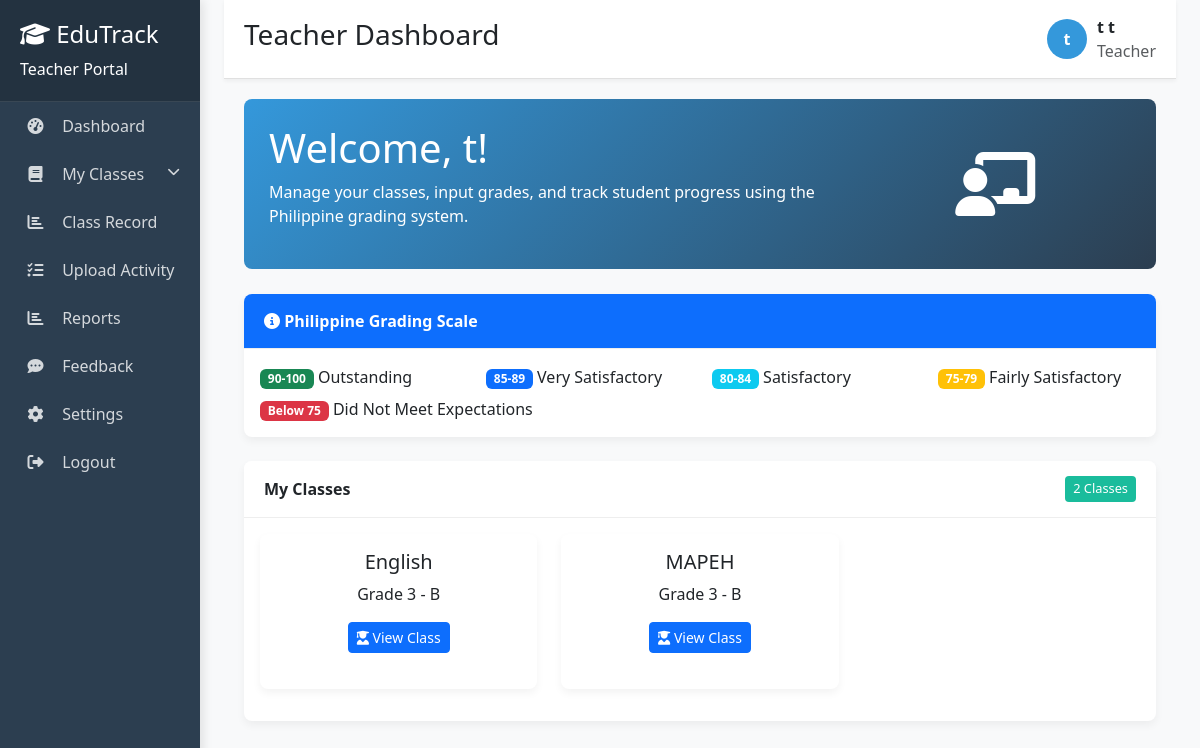
The page /WEBGRADINGSYSTEMPORTAL-Latest/teacher_dashboard.php (signed in) on the database its author committed.
### tables this page shows
CREATE TABLE `tbl_teacher_assignments` (
  `assignment_id` int(10) UNSIGNED NOT NULL,
  `teacher_account_id` int(10) UNSIGNED NOT NULL,
  `subject_id` int(10) UNSIGNED NOT NULL,
  `section_id` int(10) UNSIGNED NOT NULL,
  `created_at` datetime NOT NULL DEFAULT current_timestamp()
);

CREATE TABLE `tbl_subjects` (
  `subject_id` int(10) UNSIGNED NOT NULL,
  `subject_name` varchar(120) NOT NULL,
  `year_level_id` int(10) UNSIGNED DEFAULT NULL,
  `semester` enum('1','2','Full Year') DEFAULT 'Full Year',
  `semester_id` int(11) DEFAULT NULL,
  `strand_id` int(10) UNSIGNED DEFAULT NULL
);

CREATE TABLE `tbl_yearlevels` (
  `year_level_id` int(10) UNSIGNED NOT NULL,
  `level_name` varchar(30) NOT NULL,
  `education_stage` enum('Elementary','Junior High','Senior High') NOT NULL
);

CREATE TABLE `tbl_sections` (
  `section_id` int(10) UNSIGNED NOT NULL,
  `year_level_id` int(10) UNSIGNED NOT NULL,
  `strand_id` int(10) UNSIGNED DEFAULT NULL,
  `section_name` varchar(60) NOT NULL
);

### WEBGRADINGSYSTEMPORTAL-Latest/teacher_dashboard.php (the view, shortened to what this page needs)
<?php
require 'db_connect.php';
$teacher_id = $_SESSION['account_id'];
$teacher_name = $_SESSION['fullname'] ?? 'Teacher';
$assigned_classes = [];
$stmt = $conn->prepare("
    SELECT
        a.assignment_id,
        s.subject_id,
        s.subject_name,
        sec.section_id,
        sec.section_name,
        yl.level_name,
        yl.year_level_id
    FROM tbl_teacher_assignments a
    JOIN tbl_subjects s ON a.subject_id = s.subject_id
    JOIN tbl_sections sec ON a.section_id = sec.section_id
    JOIN tbl_yearlevels yl ON sec.year_level_id = yl.year_level_id
    WHERE a.teacher_account_id = ?
");
$stmt->bind_param("i", $teacher_id);
$stmt->execute();
$res = $stmt->get_result();
if ($res) {
    while ($row = $res->fetch_assoc()) $assigned_classes[] = $row;
}
?>
<!DOCTYPE html>
<html lang="en">
<head>
    <link rel="stylesheet" href="https://cdn.jsdelivr.net/npm/bootstrap@5.3.0/dist/css/bootstrap.min.css"/>
    <link rel="stylesheet" href="https://cdnjs.cloudflare.com/ajax/libs/font-awesome/6.4.0/css/all.min.css"/>
</head>
<body>
<div class="container-fluid">
    <div class="row">
        <div class="col-md-3 col-lg-2 sidebar">
            <div class="sidebar-header">
                <h4><i class="fas fa-graduation-cap"></i> EduTrack</h4>
                <p class="mb-0">Teacher Portal</p>
            </div>
            <ul class="sidebar-menu">
                <li><a href="teacher_dashboard.php" class="<?= !isset($_GET['view_class']) ?  : '' ?>"><i class="fas fa-tachometer-alt"></i> Dashboard</a></li>
                <li class="has-submenu <?= isset($_GET['view_class']) ?  : '' ?>">
                    <a href="#"><i class="fas fa-book"></i> My Classes</a>
                </li>
                <li><a href="teacher_spreadsheet.php"><i class="fas fa-chart-bar"></i> Class Record</a></li>
                <li><a href="teacher_activity.php" class=><i class="fas fa-tasks"></i> Upload Activity</a></li>
                <li><a href="reports.php"><i class="fas fa-chart-bar"></i> Reports</a></li>
                <li><a href="feedbacks.php" class><i class="fas fa-comment-dots"></i> Feedback</a></li>
                <li><a href="change_pass.php"><i class="fas fa-cog"></i> Settings</a></li>
                <li><a href="index.php"><i class="fas fa-sign-out-alt"></i> Logout</a></li>
            </ul>
        </div>
        <div class="col-md-9 col-lg-10 ml-sm-auto px-4">
            <div class="header">
                <h3>Teacher Dashboard</h3>
                <div class="d-flex align-items-center">
                    <div class="avatar"><?= htmlspecialchars(substr($teacher_name,0,1)) ?></div>
                    <div>
                        <div class="fw-bold"><?= htmlspecialchars($teacher_name) ?></div>
                        <div class="text-muted">Teacher</div>
                    </div>
                </div>
            </div>
            <div class="main-content">
                <div class="welcome-section">
                    <div class="row align-items-center">
                        <div class="col-md-8">
                            <h1>Welcome, <?= htmlspecialchars(explode(" ", $teacher_name)[0]) ?>!</h1>
                            <p>Manage your classes, input grades, and track student progress using the Philippine grading system.</p>
                        </div>
                        <div class="col-md-4 text-center">
                            <i class="fas fa-chalkboard-teacher fa-4x"></i>
                        </div>
                    </div>
                </div>
                <div class="card mb-4">
                    <div class="card-header bg-primary text-white">
                        <i class="fas fa-info-circle"></i> Philippine Grading Scale
                    </div>
                    <div class="card-body">
                        <div class="row">
                            <div class="col-md-3">
                                <span class="badge bg-success">90-100</span> Outstanding
                            </div>
                            <div class="col-md-3">
                                <span class="badge bg-primary">85-89</span> Very Satisfactory
                            </div>
                            <div class="col-md-3">
                                <span class="badge bg-info">80-84</span> Satisfactory
                            </div>
                            <div class="col-md-3">
                                <span class="badge bg-warning">75-79</span> Fairly Satisfactory
                            </div>
                        </div>
                        <div class="row mt-2">
                            <div class="col-md-12">
                                <span class="badge bg-danger">Below 75</span> Did Not Meet Expectations
                            </div>
                        </div>
                    </div>
                </div>
                <?php if (!isset($_GET['view_class'])): ?>
                    <div class="card">
                        <div class="card-header d-flex justify-content-between align-items-center">
                            <span>My Classes</span>
                            <span class="subject-badge"><?= count($assigned_classes) ?> Classes</span>
                        </div>
                        <div class="card-body">
                            <?php if (empty($assigned_classes)): ?>
                                <div class="alert alert-info">You haven't been assigned to any classes yet.</div>
                            <?php else: ?>
                                <div class="row">
                                    <?php foreach ($assigned_classes as $class): ?>
                                        <div class="col-md-4 mb-3">
                                            <div class="card h-100">
                                                <div class="card-body text-center">
                                                    <h5 class="card-title"><?= htmlspecialchars($class['subject_name']) ?></h5>
                                                    <p class="card-text">
                                                        <?= htmlspecialchars($class['level_name']) ?> -
                                                        <?= htmlspecialchars($class['section_name']) ?>
                                                    </p>
                                                    <a href="?view_class=1&subject_id=<?= $class['subject_id'] ?>&section_id=<?= $class['section_id'] ?>"
                                                       class="btn btn-primary btn-sm">
                                                        <i class="fas fa-user-graduate"></i> View Class
                                                    </a>
                                                </div>
                                            </div>
                                        </div>
                                    <?php endforeach; ?>
                                </div>
                            <?php endif; ?>
                        </div>
                    </div>
                <?php endif; ?>
            </div>
        </div>
    </div>
</div>
</body>
</html>

### WEBGRADINGSYSTEMPORTAL-Latest/teacher_dashboard.php (style rules this page uses)
:root { --primary: #2c3e50; --secondary: #3498db; --accent: #1abc9c; --light: #ecf0f1; --dark: #34495e; }
body { background: #f8f9fa; font-family: 'Segoe UI', Tahoma, Geneva, Verdana, sans-serif; }
.sidebar { background: var(--primary); color: #fff; min-height: 100vh; padding: 0; box-shadow: 3px 0 10px rgba(0, 0, 0, .1); }
.sidebar-header { padding: 20px; background: rgba(0, 0, 0, .2); border-bottom: 1px solid rgba(255, 255, 255, .1); }
.sidebar-menu { list-style: none; padding: 0; margin: 0; }
.sidebar-menu a { color: rgba(255, 255, 255, .8); text-decoration: none; display: block; padding: 12px 20px; transition: .3s; border-left: 3px solid transparent; }
.sidebar-menu i { width: 25px; text-align: center; margin-right: 10px; }
.has-submenu > a::after { content: '\f078'; font-family: 'Font Awesome 6 Free'; font-weight: 900; float: right; font-size: .8rem; transition: transform .3s; }
.main-content { padding: 20px; }
.header { background: #fff; padding: 15px 20px; border-bottom: 1px solid #e0e0e0; display: flex; justify-content: space-between; align-items: center; box-shadow: 0 2px 4px rgba(0, 0, 0, .05); }
.avatar { width: 40px; height: 40px; border-radius: 50%; background: var(--secondary); color: #fff; display: flex; align-items: center; justify-content: center; font-weight: bold; margin-right: 10px; }
.card { border: none; border-radius: 8px; box-shadow: 0 4px 8px rgba(0, 0, 0, .05); transition: transform .3s, box-shadow .3s; margin-bottom: 20px; }
.card-header { background: #fff; border-bottom: 1px solid #eee; font-weight: 600; padding: 15px 20px; border-radius: 8px 8px 0 0 !important; }
.subject-badge { background: var(--accent); color: #fff; padding: 3px 8px; border-radius: 4px; font-size: .8rem; font-weight: 500; }
.welcome-section { background: linear-gradient(135deg, var(--secondary), var(--primary)); color: #fff; border-radius: 8px; padding: 25px; margin-bottom: 25px; }

### rows shown on the page
tbl_teacher_assignments: subject.subject_name "English", tbl_yearlevels.level_name "Grade 3", section.section_name "B"
tbl_teacher_assignments: subject.subject_name "MAPEH", tbl_yearlevels.level_name "Grade 3", section.section_name "B"

### other values the page prints
substr($teacher_name,0,1) "t"
$teacher_name "t t"
explode(" ", $teacher_name)[0] "t"
count($assigned_classes) "2"
